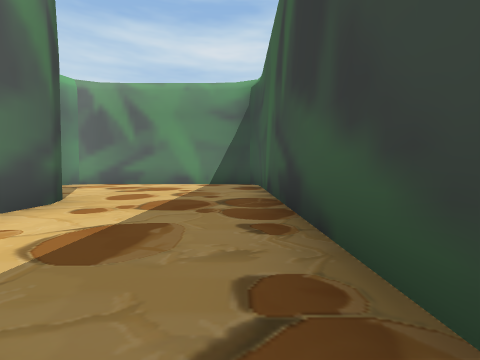
[1] (above)

20 first-person views from a walk through a Unity game level. The camera is 0.42 m above the floor, tilts 2° down and sees 85° across. The floor is counted in squares, 1 m on a side. Each view is taken from the middle of a square. On the plan, view 1 faces up. The plan holds only what a view shows up to about 9 squares ahead; the rest is blank. The place goes on beyond the plan. The player is left out.

[2]
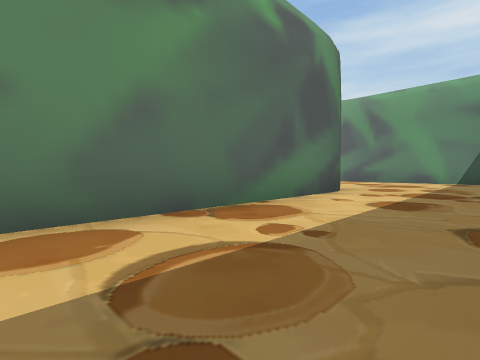

[3]
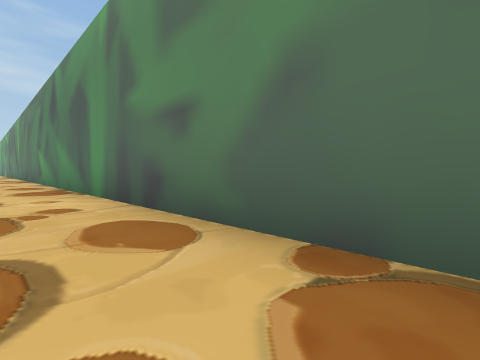

[4]
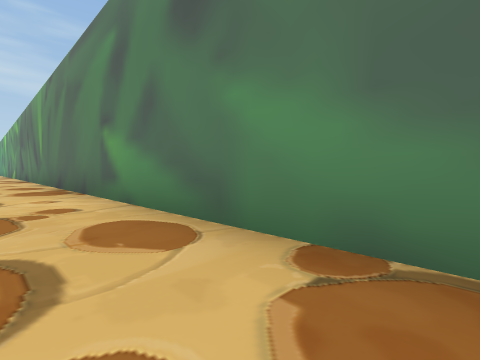

[5]
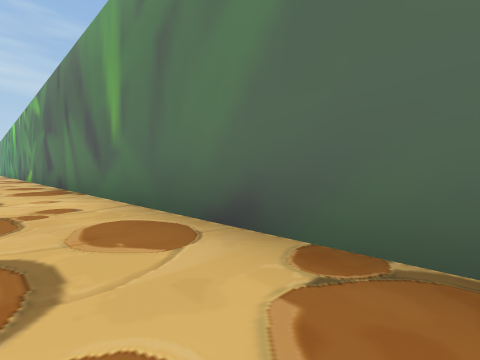

[6]
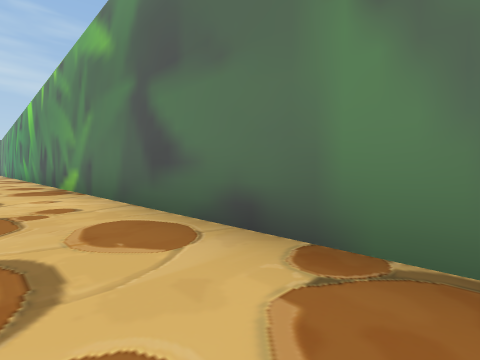

[7]
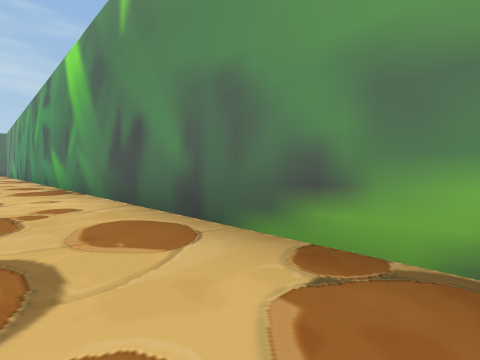

[8]
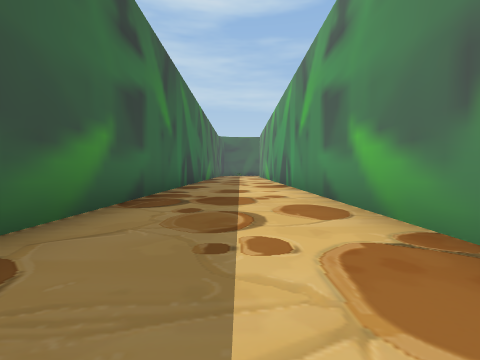

[9]
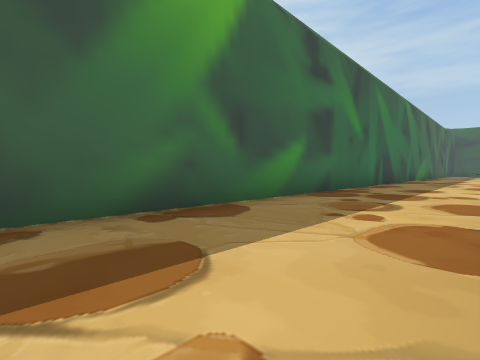

[10]
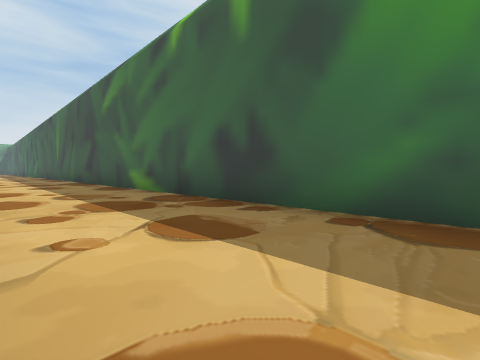

[11]
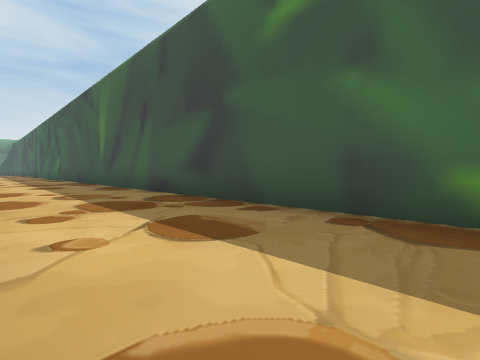

[12]
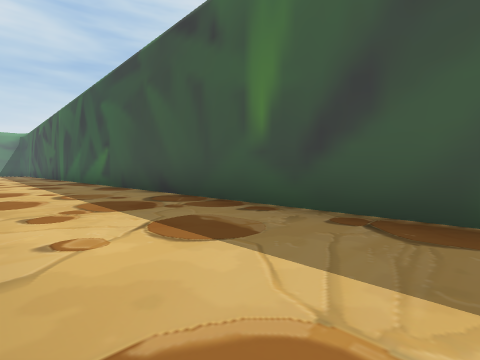

[13]
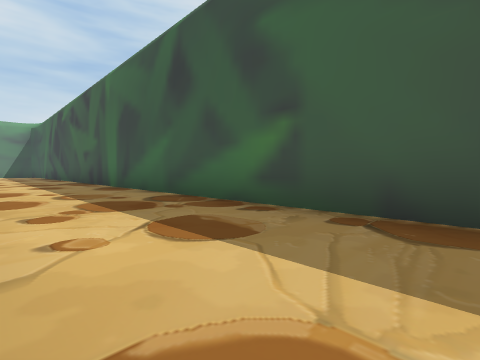

[14]
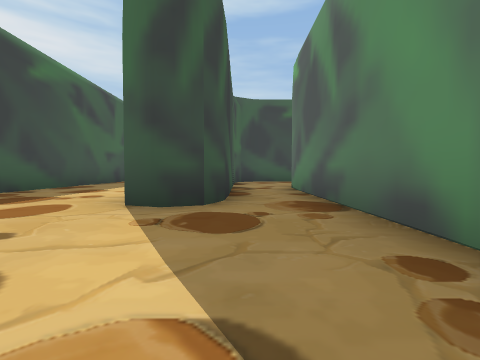

[15]
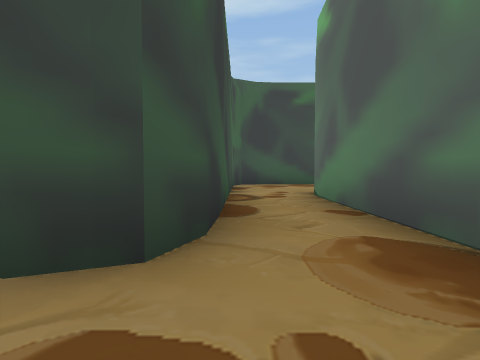

[16]
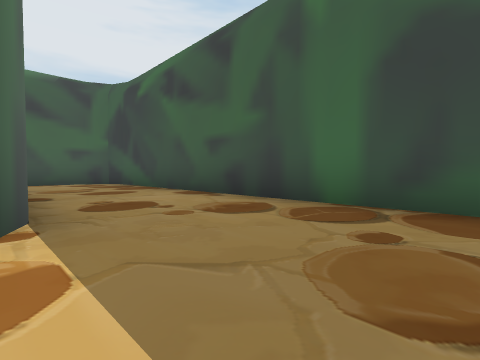

[17]
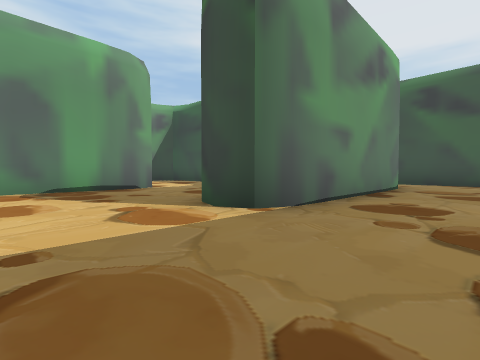

[18]
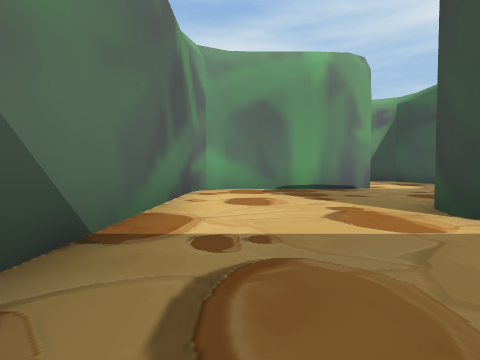

[19]
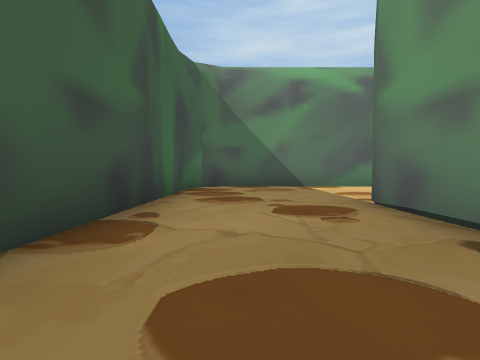

[20]
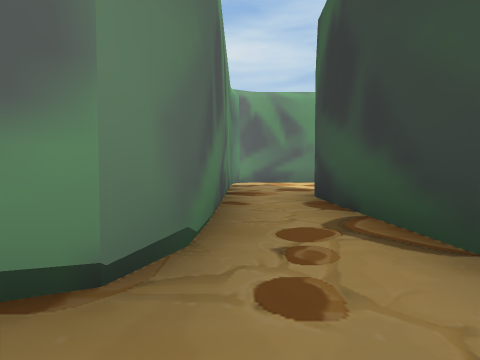

### Floor plan
Points are (right, up) in squares from view 1. A wall is a line through its corners. A room is listed if a view was taken in it or the views show most of it. See-through windows are left out.
Room 1 (views 1, 2, 3, 4, 5, 6, 7, 8, 9, 10, 11, 12, 13, 14, 15)
walls: (-3.8, 3.2) (-3.6, 3.8) (-3.1, 4) (-2.6, 3.8) (-2.4, 3.2) (-2.4, -37.5); (0.6, -37.5) (0.6, 7.6) (0.3, 8.2) (-0.3, 8.4) (-4.4, 8.4) (-5, 8.2) (-5.3, 7.6) (-5.3, 3.4)
ways out: opening at (-5, 3) to room 2
Room 2 (views 16, 17, 18, 19, 20)
walls: (-6, -0.3) (-10.3, -0.3) (-10.8, -0.1) (-11, 0.4) (-10.8, 1); (-14, 1.5) (-14, -2.4) (-13.7, -3) (-13.1, -3.2) (-4.6, -3.2) (-4.1, -3) (-3.8, -2.4) (-3.8, 3.2); (-5.3, 3.4) (-5.3, 0.5) (-5.5, -0.1)
ways out: opening at (-5, 3) to room 1; opening at (-12.5, 0.5) to room 3
Room 3 (no view inside)
walls: (-11.5, 4.1) (-13.2, 4.1) (-13.7, 3.8) (-14, 3.2) (-14, 1.5)
ways out: opening at (-12.5, 0.5) to room 2; opening at (-10.5, 2.5)

Where each view was taken, in squares from view 1:
view 1: 0 up, 0 right, facing up
view 2: 2 down, 0 right, facing up-left
view 3: 0 up, 1 left, facing down-left
view 4: 6 down, 1 left, facing down-left
view 5: 12 down, 1 left, facing down-left
view 6: 18 down, 1 left, facing down-left
view 7: 24 down, 1 left, facing down-left
view 8: 29 down, 1 left, facing down
view 9: 28 down, 2 left, facing down-right
view 10: 30 down, 2 left, facing up-right
view 11: 24 down, 2 left, facing up-right
view 12: 18 down, 2 left, facing up-right
view 13: 12 down, 2 left, facing up-right
view 14: 7 up, 4 left, facing down
view 15: 5 up, 4 left, facing down
view 16: 0 up, 13 left, facing down-right
view 17: 2 down, 13 left, facing up-right
view 18: 2 down, 13 left, facing up
view 19: 2 down, 7 left, facing left
view 20: 1 down, 5 left, facing up
